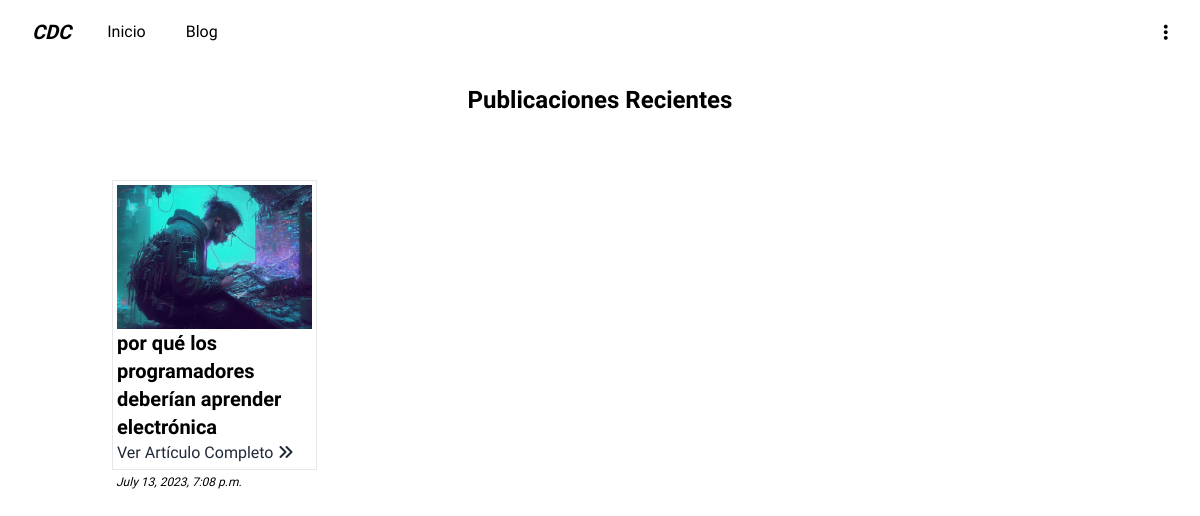
Screenshot of /blog/ with the database file from the repository.
### blog/models.py (models this page shows)
class Post(models.Model):
    title = models.CharField(max_length=100)
    description = models.TextField()
    image = models.ImageField(upload_to="blog/images")
    date = models.DateTimeField(auto_now_add=True)

### blog/views.py (the view)
# urls.py: path("", index),
def index(request):
    posts = Post.objects.all()
    return render(request, "blog_home.html", {"title":"Blog","posts":posts})

### blog/templates/blog_home.html (shortened to what this page needs)
{% extends "layout.html" %}
{% block content %}
<div class="container mt-5 m-auto w-full">
    <h1 class="text-center text-2xl font-semibold mx-auto">Publicaciones Recientes</h1>
</div>
<div class="container mt-10 sm:w-11/12 p-6 w-full flex flex-wrap sm:grid sm:gap-6 sm:grid-cols-4", id="cardslister">
    {% for post in posts %}
    <div>
        <div class="border p-1 flex-auto">
            <img class="w-fill" src="{{ post.image.url }}" alt="{{ post.title }}">
            <h2 class="text-xl font-bold">{{ post.title }}</h2>
            <a class="block font-medium text-md dark:text-dark-white text-gray-800" href="/blog/post/{{ post.id }}">Ver
                Artículo Completo
                <i class="fas fa-angle-double-right"></i></a>
        </div>
        <i class="p-1 block text-xs">{{ post.date }}</i>
    </div>
    {% endfor %}
</div>
{% endblock %}

### rows the page displays
Post: image (picture), title "por qué los programadores deberían aprender electrónica", date "July 13, 2023, 7:08 p.m."
